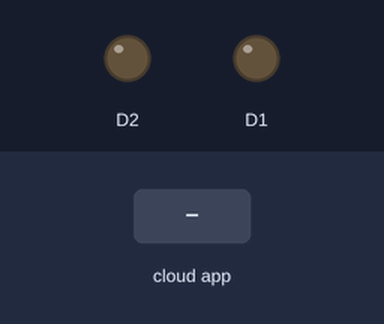
This sketch was run on a simulated ESP8266 (NodeMCU). Shown: output pins drawn as LEDs (lit = HIGH). The inputs (shaded band) are chosen by the test bench. WiFi joins after 1.5 s; servers stay silent unless stated; what the sketch prints to the serial monitor is not drawn.

Above: at 2.8 s.
2.9 s: the phone or cloud app sets Position to Left
At 3.3 s:
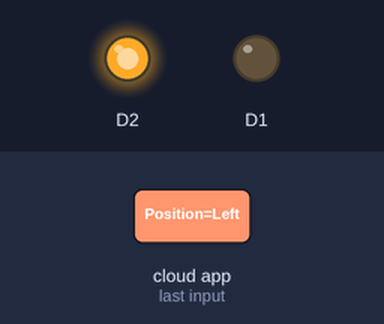
4.4 s: the phone or cloud app sets Position to Right
At 5.6 s:
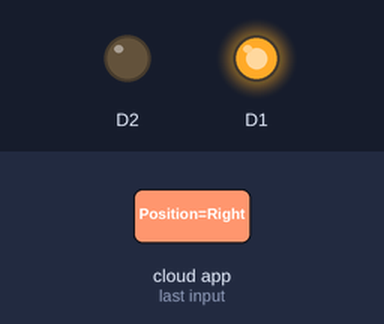
5.9 s: the phone or cloud app sets Position to Center
At 6.8 s:
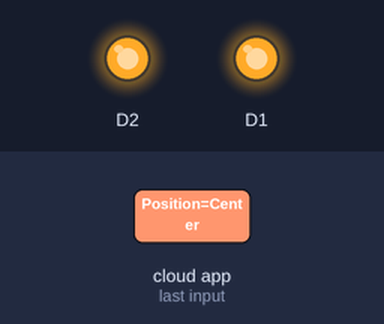
Timing chart, 0 to 8.9 s (numbered marks = the images above; inputs shaded):
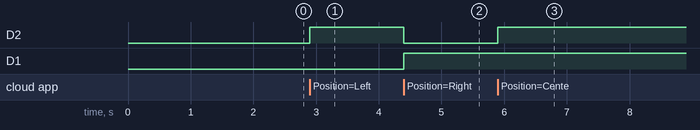

The sketch:

Firebase_Connection.ino
```cpp
#include "FirebaseESP8266.h"
#include <ESP8266WiFi.h>

// #define FIREBASE_HOST "nodemcu-6a1b8-default-rtdb.firebaseio.com"  //Change to your Firebase RTDB project ID e.g. Your_Project_ID.firebaseio.com
// #define FIREBASE_AUTH "QYS2dqutizZpDTkLw9eAiKKW6XxyUGK1XPDIy1Zq" //Change to your Firebase RTDB secret password
#define FIREBASE_HOST "nodemcu-6a1b8-wheelchair-default-rtdb.firebaseio.com"  //Change to your Firebase RTDB project ID e.g. Your_Project_ID.firebaseio.com
#define FIREBASE_AUTH "fCcgpXcBfCDhSk8DAZDjj7iHngymPZ5OBXJTkD0h" //Change to your Firebase RTDB secret password
#define WIFI_SSID "phoque6's Galaxy S10+"
#define WIFI_PASSWORD "rtui3148"

//Define Firebase Data objects
FirebaseData firebaseData1;
FirebaseData firebaseData2;
String path = "/Position";

void setup()
{

    Serial.begin(115200);

    pinMode(D1, OUTPUT);
    pinMode(D2, OUTPUT);
    Serial.println();
    Serial.println();

    WiFi.begin(WIFI_SSID, WIFI_PASSWORD);
    Serial.print("Connecting to Wi-Fi");
    while (WiFi.status() != WL_CONNECTED)
    {
        Serial.print(".");
        delay(300);
    }
    Serial.println();
    Serial.print("Connected with IP: ");
    Serial.println(WiFi.localIP());
    Serial.println();

    Firebase.begin(FIREBASE_HOST, FIREBASE_AUTH);
    Firebase.reconnectWiFi(true);

    if (!Firebase.beginStream(firebaseData1, path))
    {
        Serial.println("Could not begin stream");
        Serial.println("REASON: " + firebaseData1.errorReason());
        Serial.println();
    }
}

void loop()
{
    if (!Firebase.readStream(firebaseData1))
    {
        Serial.println();
        Serial.println("Can't read stream data");
        Serial.println("REASON: " + firebaseData1.errorReason());
        Serial.println();
    }

    if (firebaseData1.streamTimeout())
    {
        Serial.println();
        Serial.println("Stream timeout, resume streaming...");
        Serial.println();
    }

    if (firebaseData1.streamAvailable())
    {
        String str=firebaseData1.stringData().c_str();
        Serial.println(str);
        if(str.equals("Left"))
        {
          digitalWrite(D1,0);
          digitalWrite(D2,1);
        }
        else if(str.equals("Right"))
        {
          digitalWrite(D1,1);
          digitalWrite(D2,0);
        }
        else if(str.equals("Center"))
        {
          digitalWrite(D1,1);
          digitalWrite(D2,1);
        }
        else if(str.equals("Stop"))
        {
          digitalWrite(D1,0);
          digitalWrite(D2,0);
        }
    }


}
```

Measured:
- after the input at 2.9 s, D2: LOW → HIGH at once
- after the input at 4.4 s, D2: HIGH → LOW at once; D1: LOW → HIGH at once
- after the input at 5.9 s, D2: LOW → HIGH at once
